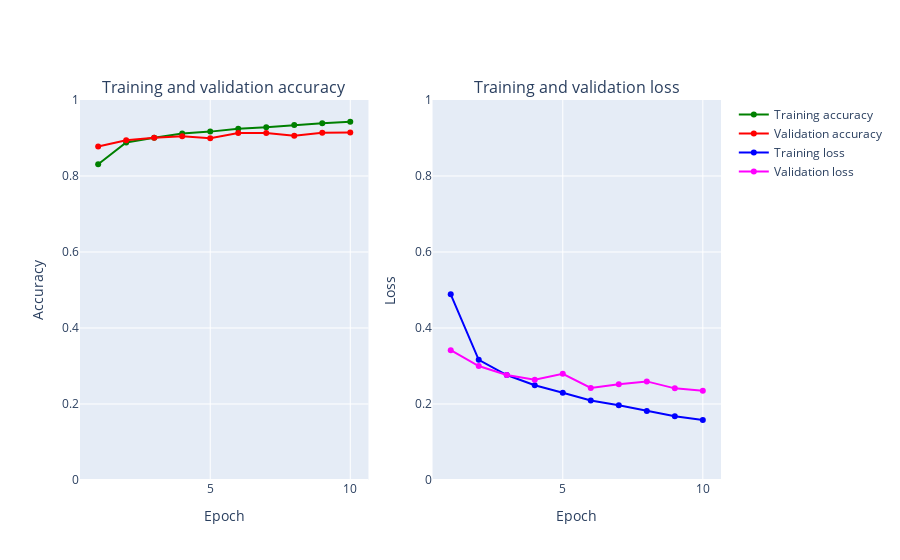

The code cell stored with this chart in its notebook:
### Code cell
plot_accuracy_and_loss(train_model)

### Figure 1 — Plotly figure (JSON) as saved in the notebook; plotly's stock layout.template omitted (floating-point values rounded to 4 significant figures)
{"data": [{"marker": {"color": "Green"}, "mode": "markers+lines", "name": "Training accuracy", "text": ["1", "2", "3", "4", "5", "6", "7", "8", "9", "10"], "x": [1, 2, 3, 4, 5, 6, 7, 8, 9, 10], "xaxis": "x", "y": [0.8309, 0.8883, 0.9009, 0.9118, 0.9168, 0.9242, 0.928, 0.9341, 0.9391, 0.9427], "yaxis": "y", "type": "scatter"}, {"marker": {"color": "Red"}, "mode": "markers+lines", "name": "Validation accuracy", "text": ["1", "2", "3", "4", "5", "6", "7", "8", "9", "10"], "x": [1, 2, 3, 4, 5, 6, 7, 8, 9, 10], "xaxis": "x", "y": [0.8777, 0.894, 0.9007, 0.9043, 0.8997, 0.9128, 0.913, 0.9058, 0.9137, 0.9142], "yaxis": "y", "type": "scatter"}, {"marker": {"color": "Blue"}, "mode": "markers+lines", "name": "Training loss", "text": ["1", "2", "3", "4", "5", "6", "7", "8", "9", "10"], "x": [1, 2, 3, 4, 5, 6, 7, 8, 9, 10], "xaxis": "x2", "y": [0.4886, 0.3163, 0.2762, 0.2492, 0.2297, 0.2091, 0.1969, 0.1817, 0.168, 0.1577], "yaxis": "y2", "type": "scatter"}, {"marker": {"color": "Magenta"}, "mode": "markers+lines", "name": "Validation loss", "text": ["1", "2", "3", "4", "5", "6", "7", "8", "9", "10"], "x": [1, 2, 3, 4, 5, 6, 7, 8, 9, 10], "xaxis": "x2", "y": [0.3417, 0.2999, 0.2765, 0.2641, 0.2795, 0.2422, 0.2519, 0.2595, 0.2412, 0.2348], "yaxis": "y2", "type": "scatter"}], "layout": {"annotations": [{"font": {"size": 16}, "showarrow": false, "text": "Training and validation accuracy", "x": 0.225, "xanchor": "center", "xref": "paper", "y": 1, "yanchor": "bottom", "yref": "paper"}, {"font": {"size": 16}, "showarrow": false, "text": "Training and validation loss", "x": 0.775, "xanchor": "center", "xref": "paper", "y": 1, "yanchor": "bottom", "yref": "paper"}], "xaxis": {"anchor": "y", "domain": [0, 0.45], "title": {"text": "Epoch"}}, "yaxis": {"anchor": "x", "domain": [0, 1], "range": [0, 1], "title": {"text": "Accuracy"}}, "xaxis2": {"anchor": "y2", "domain": [0.55, 1], "title": {"text": "Epoch"}}, "yaxis2": {"anchor": "x2", "domain": [0, 1], "range": [0, 1], "title": {"text": "Loss"}}}}
